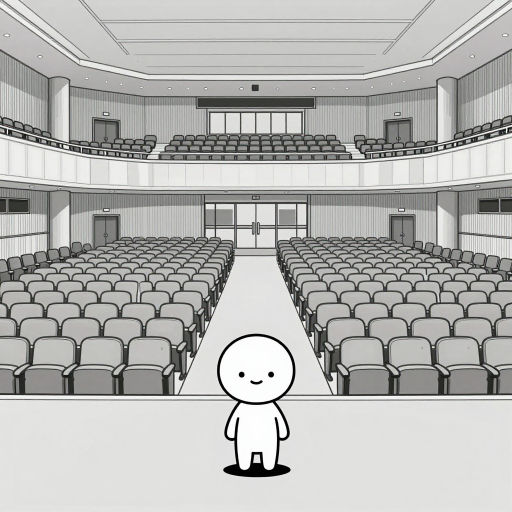
#> input picture assets/words/accommodate.png, 1024 x 1024 px (shown at 1/2 size); its folder holds 4 pictures in this run
$ python audit_word_images.py
#> lines starting #> are read from the running program, lines starting #| are printed output that depends on the picture
# -*- coding: utf-8 -*-
"""단어 이미지를 전수 점검한다.

눈으로 봐야 아는 것(팔이 셋인 사람, 뜻과 다른 그림)은 기계가 못 잡는다.
그래서 여기서는 기계가 확실히 잡을 수 있는 것만 본다.

  - 규격: 크기, 해상도, 색 방식, 파일 깨짐
  - 빈 그림: 잉크가 거의 없어 사실상 백지인 그림 (생성 실패)
  - 먹칠: 화면 대부분이 어두운 그림 (렌더 실패)
  - 중복: 서로 다른 단어가 똑같은 그림을 쓰는 경우
  - 미등록/누락: 목록에 있는데 파일이 없거나, 파일만 있고 안 쓰이는 경우

결과는 JSON 으로 떨군다. 눈으로 볼 대상은 그 다음에 따로 추린다.
"""

import hashlib
import json
import pathlib
import sys
from collections import Counter, defaultdict

from PIL import Image

ROOT = pathlib.Path(__file__).resolve().parent.parent
WORDS_DIR = ROOT / "assets/words"
OUT = pathlib.Path(sys.argv[1] if len(sys.argv) > 1 else "/tmp/audit.json")

# 잉크(어두운 픽셀)로 볼 밝기 기준
INK_MAX = 200
# 이보다 잉크가 적으면 사실상 백지로 본다
BLANK_RATIO = 0.01
# 이보다 어두운 픽셀이 많으면 먹칠로 본다
DARK_RATIO = 0.65


def main() -> None:
    files = sorted(WORDS_DIR.rglob("*.png"))
    by_hash: dict[str, list[str]] = defaultdict(list)
    rows = []
    sizes = Counter()

    for i, f in enumerate(files, 1):
        rel = str(f.relative_to(ROOT))
        row: dict = {"file": rel, "word": f.stem}
        try:
            raw = f.read_bytes()
            row["bytes"] = len(raw)
            row["md5"] = hashlib.md5(raw).hexdigest()
            by_hash[row["md5"]].append(f.stem)

            with Image.open(f) as im:
#> im is the input picture: PIL image 1024x1024 RGB; mean R, G, B 181, 181.2, 179.4
                row["size"] = f"{im.width}x{im.height}"
                row["mode"] = im.mode
                sizes[row["size"]] += 1
                # 팔레트 그림이라 회색조로 바꿔 잉크 양만 본다
                g = im.convert("L").resize((128, 128))
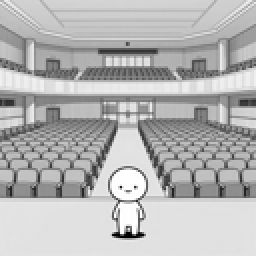
#> g: PIL image 128x128 L (shown 2 times larger); min 0, max 255, mean 181
                px = list(g.getdata())
#> px = 16384 values, max 255 at index 10941, min 0 at index 14911, mean 181
                n = len(px)
#> n = 16384
                ink = sum(1 for v in px if v < INK_MAX)
#> ink = 9569
                dark = sum(1 for v in px if v < 100)
#> dark = 875
                row["ink"] = round(ink / n, 4)
                row["dark"] = round(dark / n, 4)
                row["colors"] = len(im.convert("RGB").getcolors(maxcolors=100000) or [])

            flags = []
            if row["size"] != "512x512":
                flags.append("규격밖")
            if row["ink"] < BLANK_RATIO:
                flags.append("빈그림")
            if row["dark"] > DARK_RATIO:
                flags.append("먹칠")
            if row["bytes"] < 5000:
                flags.append("너무작음")
            row["flags"] = flags
        except Exception as e:  # 깨진 파일
            row["flags"] = ["열기실패"]
            row["error"] = str(e)

        rows.append(row)
        if i % 500 == 0:
            print(f"  {i}/{len(files)}", flush=True)
#> pass 2 of the loop in main, `for i, f in enumerate(files, 1):`:
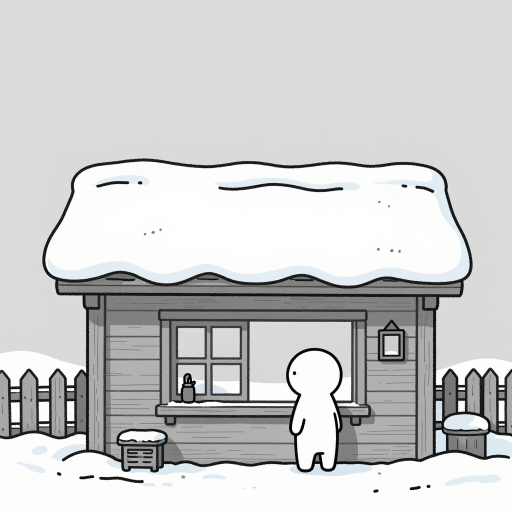
#> input picture assets/words/accumulate.png, 1024 x 1024 px (shown at 1/2 size)
#> in main, im is the input picture: PIL image 1024x1024 RGB; mean R, G, B 203.4, 204, 204.1
#> in main, `g = im.convert("L").resize((128, 128))`:
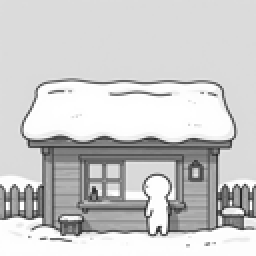
#> g: PIL image 128x128 L (shown 2 times larger); min 24, max 255, mean 203.8
#> px = 16384 values, max 255 at index 5279, min 24 at index 13304, mean 203.8
#> ink = 4533
#> dark = 1008
#> pass 3 of the loop in main, `for i, f in enumerate(files, 1):`:
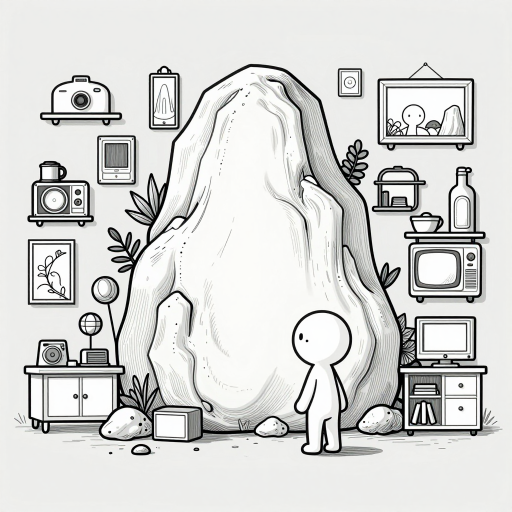
#> input picture assets/words/arouse.png, 1024 x 1024 px (shown at 1/2 size)
#> in main, im is the input picture: PIL image 1024x1024 RGB; mean R, G, B 213.2, 213.6, 211.8
#> in main, `g = im.convert("L").resize((128, 128))`:
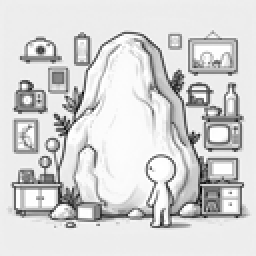
#> g: PIL image 128x128 L (shown 2 times larger); min 0, max 255, mean 213.2
#> px = 16384 values, max 255 at index 2365, min 0 at index 12132, mean 213.2
#> ink = 4023
#> dark = 756
#> the loop made 4 passes; the first 3 are shown

    dups = {h: ws for h, ws in by_hash.items() if len(ws) > 1}
#> dups = 0 items

#> (the run stopped early here; a loop or call above may not have finished)
